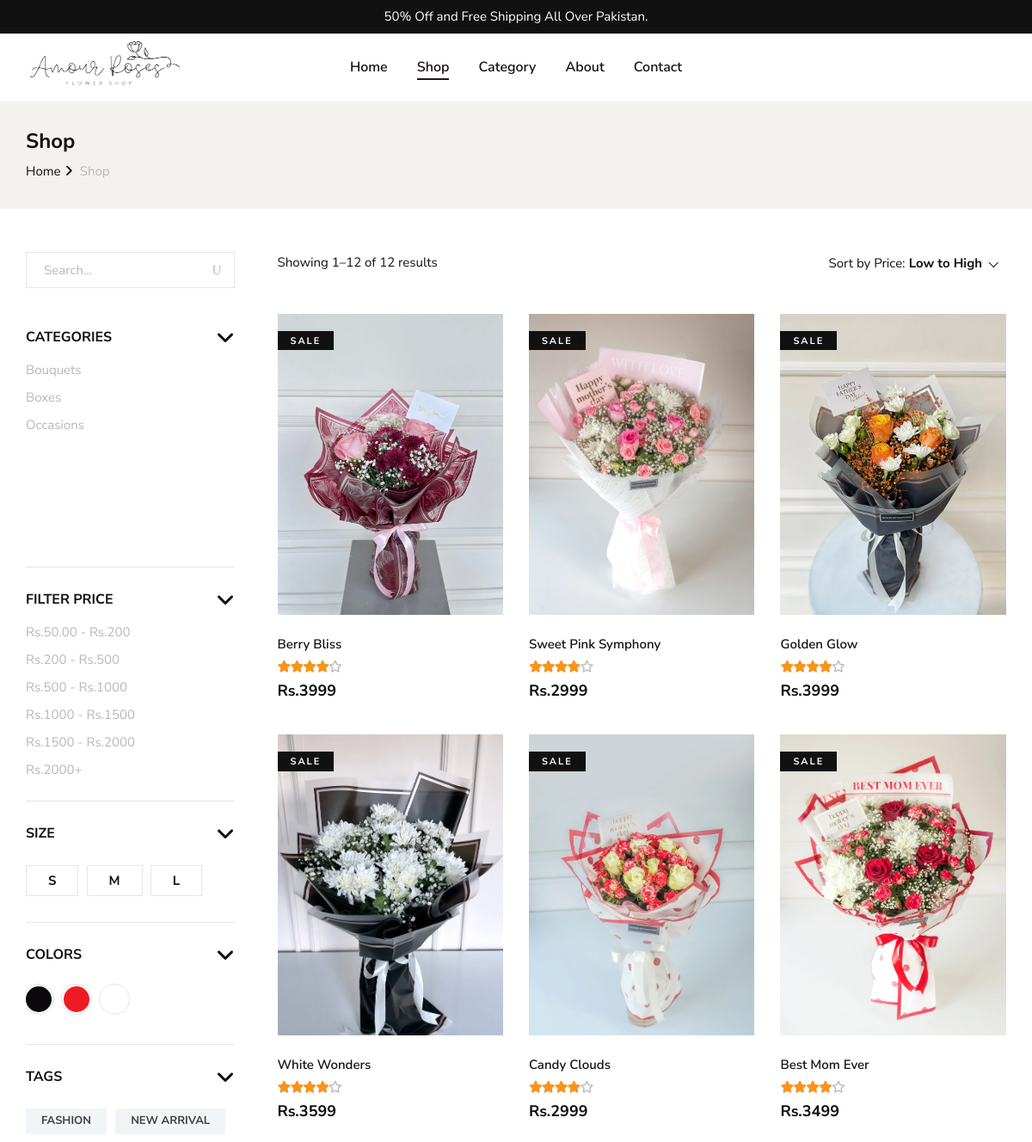
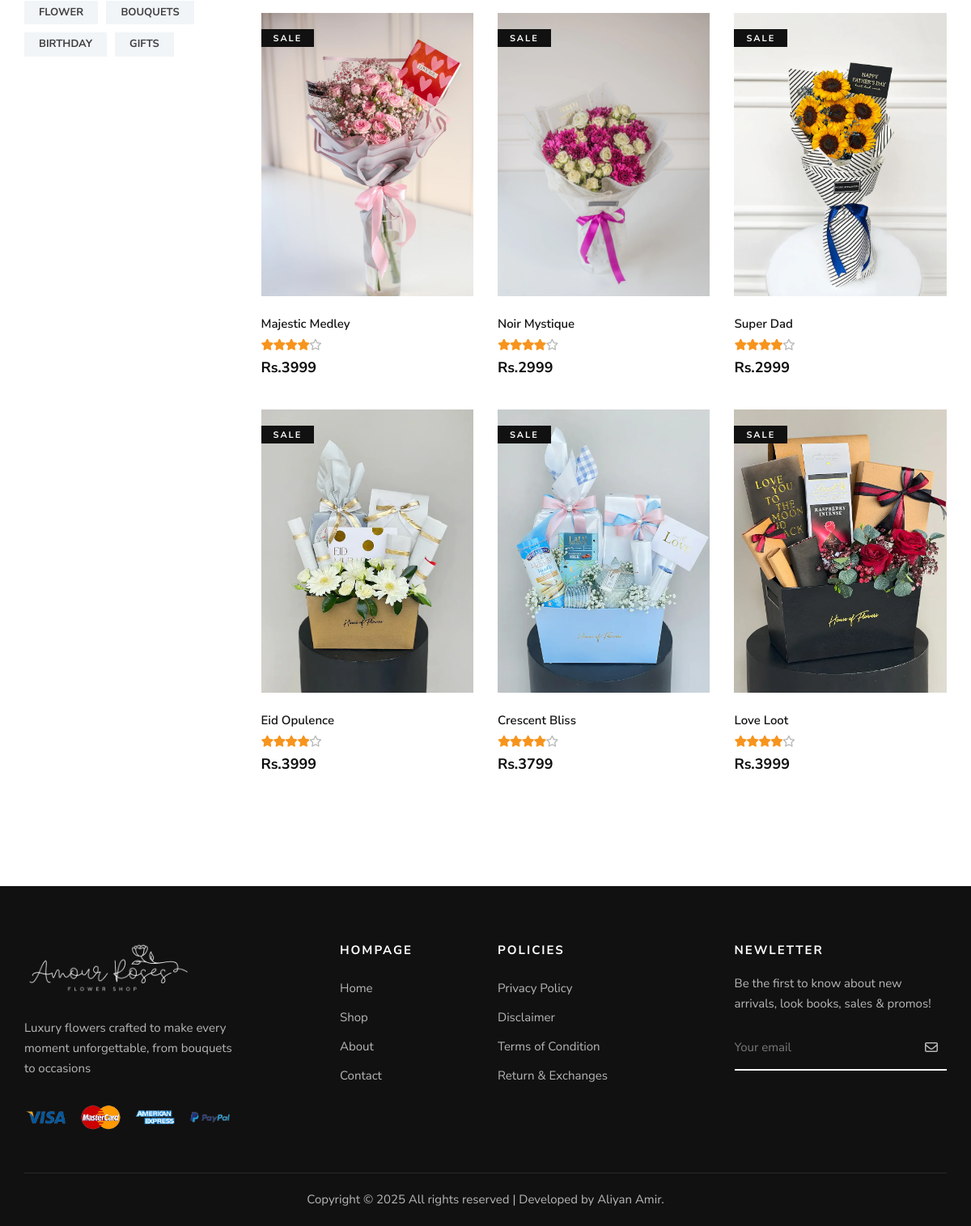
The page /shop.php on the database its author committed (2 pictures, top to bottom).
### tables this page shows
CREATE TABLE IF NOT EXISTS `products` (
  `product_id` int NOT NULL AUTO_INCREMENT,
  `product_name` varchar(255) NOT NULL,
  `product_sku` varchar(255) NOT NULL,
  `product_description` text NOT NULL,
  `product_price` int NOT NULL,
  `product_category_id` int NOT NULL,
  `promotion_category_id` int NOT NULL,
  `product_image_1` varchar(255) NOT NULL,
  `product_image_2` varchar(255) NOT NULL,
  `datetime` timestamp NOT NULL DEFAULT CURRENT_TIMESTAMP,
  PRIMARY KEY (`product_id`),
  KEY `product_category` (`product_category_id`),
  KEY `promotion_category` (`promotion_category_id`)
);

### shop.php (the view, shortened to what this page needs)
<?php
include "./includes/db.php";
$new_arrival = "SELECT
product_id,
product_name,
product_sku,
product_description,
product_price,
product_image_1,
product_image_2
FROM
products ";
$new_result = $conn->query($new_arrival);
?>
<!DOCTYPE html>
<html lang="en">
<head>
    <link rel="stylesheet" href="../assets/css/style.css">
    <link rel="stylesheet" href="./assets/css/bootstrap.min.css" type="text/css">
    <link rel="stylesheet" href="./assets/css/font-awesome.min.css" type="text/css">
    <link rel="stylesheet" href="https://cdnjs.cloudflare.com/ajax/libs/font-awesome/6.7.2/css/all.min.css"
 />
    <link rel="stylesheet" href="./assets/css/elegant-icons.css" type="text/css">
    <link rel="stylesheet" href="./assets/css/magnific-popup.css" type="text/css">
    <link rel="stylesheet" href="./assets/css/nice-select.css" type="text/css">
    <link rel="stylesheet" href="./assets/css/owl.carousel.min.css" type="text/css">
    <link rel="stylesheet" href="./assets/css/slicknav.min.css" type="text/css">
    <link rel="stylesheet" href="./assets/css/style.css" type="text/css">
</head>
<body>
    <?php
    include "./includes/header.php"
        ?>
    <section class="breadcrumb-option">
        <div class="container">
            <div class="row">
                <div class="col-lg-12">
                    <div class="breadcrumb__text">
                        <h4>Shop</h4>
                        <div class="breadcrumb__links">
                            <a href="./index.php">Home</a>
                            <span>Shop</span>
                        </div>
                    </div>
                </div>
            </div>
        </div>
    </section>
    <section class="shop spad">
        <div class="container">
            <div class="row">
                <div class="col-lg-3">
                    <div class="shop__sidebar">
                        <div class="shop__sidebar__search">
                            <form action="#">
                                <input type="text" placeholder="Search...">
                                <button type="submit"><span class="icon_search"></span></button>
                            </form>
                        </div>
                        <div class="shop__sidebar__accordion">
                            <div class="accordion" id="accordionExample">
                                <div class="card">
                                    <div class="card-heading">
                                        <a data-toggle="collapse" data-target="#collapseOne">Categories</a>
                                    </div>
                                    <div id="collapseOne" class="collapse show" data-parent="#accordionExample">
                                        <div class="card-body">
                                            <div class="shop__sidebar__categories">
                                                <ul class="nice-scroll">
                                                    <li><a href="bouquets.php">Bouquets</a></li>
                                                    <li><a href="boxes.php">Boxes</a></li>
                                                    <li><a href="occasions.php">Occasions</a></li>
                                                </ul>
                                            </div>
                                        </div>
                                    </div>
                                </div>
                                <div class="card">
                                    <div class="card-heading">
                                        <a data-toggle="collapse" data-target="#collapseThree">Filter Price</a>
                                    </div>
                                    <div id="collapseThree" class="collapse show" data-parent="#accordionExample">
                                        <div class="card-body">
                                            <div class="shop__sidebar__price">
                                                <ul>
                                                    <li><a href="#">Rs.50.00 - Rs.200</a></li>
                                                    <li><a href="#">Rs.200 - Rs.500</a></li>
                                                    <li><a href="#">Rs.500 - Rs.1000</a></li>
                                                    <li><a href="#">Rs.1000 - Rs.1500</a></li>
                                                    <li><a href="#">Rs.1500 - Rs.2000</a></li>
                                                    <li><a href="#">Rs.2000+</a></li>
                                                </ul>
                                            </div>
                                        </div>
                                    </div>
                                </div>
                                <div class="card">
                                    <div class="card-heading">
                                        <a data-toggle="collapse" data-target="#collapseFour">Size</a>
                                    </div>
                                    <div id="collapseFour" class="collapse show" data-parent="#accordionExample">
                                        <div class="card-body">
                                            <div class="shop__sidebar__size">
                                                <label for="sm">s
                                                </label>
                                                <label for="md">m
                                                </label>
                                                <label for="l">l
                                                </label>
                                            </div>
                                        </div>
                                    </div>
                                </div>
                                <div class="card">
                                    <div class="card-heading">
                                        <a data-toggle="collapse" data-target="#collapseFive">Colors</a>
                                    </div>
                                    <div id="collapseFive" class="collapse show" data-parent="#accordionExample">
                                        <div class="card-body">
                                            <div class="shop__sidebar__color">
                                                <label class="c-1" for="sp-1">
                                                </label>
                                                <label class="c-8" for="sp-8">
                                                </label>
                                                <label class="c-9" for="sp-9">
                                                </label>
                                            </div>
                                        </div>
                                    </div>
                                </div>
                                <div class="card">
                                    <div class="card-heading">
                                        <a data-toggle="collapse" data-target="#collapseSix">Tags</a>
                                    </div>
                                    <div id="collapseSix" class="collapse show" data-parent="#accordionExample">
                                        <div class="card-body">
                                            <div class="shop__sidebar__tags">
                                                <a href="#">Fashion</a>
                                                <a href="#">New Arrival</a>
                                                <a href="#">Flower</a>
                                                <a href="#">Bouquets</a>
                                                <a href="#">Birthday</a>
                                                <a href="#">Gifts</a>
                                            </div>
                                        </div>
                                    </div>
                                </div>
                            </div>
                        </div>
                    </div>
                </div>
                <div class="col-lg-9">
                    <div class="shop__product__option">
                        <div class="row">
                            <div class="col-lg-6 col-md-6 col-sm-6">
                                <div class="shop__product__option__left">
                                    <p>Showing 1–12 of 12 results</p>
                                </div>
                            </div>
                            <div class="col-lg-6 col-md-6 col-sm-6">
                                <div class="shop__product__option__right">
                                    <p>Sort by Price:</p>
                                </div>
                            </div>
                        </div>
                    </div>
                    <div class="row">
                        <?php
                        if ($new_result->num_rows > 0) {
                            while ($row = $new_result->fetch_assoc()) {
                                ?>
                                <div class="col-lg-4 col-md-6 col-sm-6  mix">
                                    <div class="product__item sale">
                                        <div class="product__item__pic set-bg"
                                            onclick="location.href='product.php?id=<?= $row['product_id']; ?>'"
                                            style="cursor: pointer;"
                                            data-setbg="./assets/images/product_image/<?= $row['product_image_1'] ?>">
                                            <span class="label">Sale</span>
                                        </div>
                                        <div class="product__item__text">
                                            <h6><?php echo $row['product_name']; ?></h6>
                                            <div class="rating">
                                                <i class="fa fa-star"></i>
                                                <i class="fa fa-star"></i>
                                                <i class="fa fa-star"></i>
                                                <i class="fa fa-star"></i>
                                                <i class="fa-regular fa-star"></i>
                                            </div>
                                            <h5>Rs.<?php echo $row['product_price']; ?></h5>
                                        </div>
                                    </div>
                                </div>
                                <?php
                            }
                        } else {
                            echo "<p class='text-center'>No products found in 'Best Seller' category.</p>";
                        }
                        ?>
                    </div>
                </div>
            </div>
        </div>
    </section>
    <?php
    include "./includes/footer.php"
        ?>
</body>
</html>

### rows shown on the page
products: shows a picture, product_name "Berry Bliss", product_price "3999"
products: shows a picture, product_name "Sweet Pink Symphony", product_price "2999"
products: shows a picture, product_name "Golden Glow", product_price "3999"
products: shows a picture, product_name "White Wonders", product_price "3599"
products: shows a picture, product_name "Candy Clouds", product_price "2999"
products: shows a picture, product_name "Best Mom Ever", product_price "3499"
products: shows a picture, product_name "Majestic Medley", product_price "3999"
products: shows a picture, product_name "Noir Mystique", product_price "2999"
products: shows a picture, product_name "Super Dad", product_price "2999"
products: shows a picture, product_name "Eid Opulence", product_price "3999"
products: shows a picture, product_name "Crescent Bliss", product_price "3799"
products: shows a picture, product_name "Love Loot", product_price "3999"
